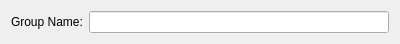
<?xml version="1.0" encoding="UTF-8"?>
<ui version="4.0">
 <class>GroupEditor</class>
 <widget class="QWidget" name="GroupEditor">
  <property name="geometry">
   <rect>
    <x>0</x>
    <y>0</y>
    <width>400</width>
    <height>30</height>
   </rect>
  </property>
  <property name="windowTitle">
   <string>Group Editor</string>
  </property>
  <layout class="QFormLayout" name="formLayout">
   <item row="0" column="0">
    <widget class="QLabel" name="label">
     <property name="text">
      <string>Group Name:</string>
     </property>
    </widget>
   </item>
   <item row="0" column="1">
    <widget class="QLineEdit" name="groupNameEdit"/>
   </item>
  </layout>
 </widget>
 <resources/>
 <connections/>
</ui>
